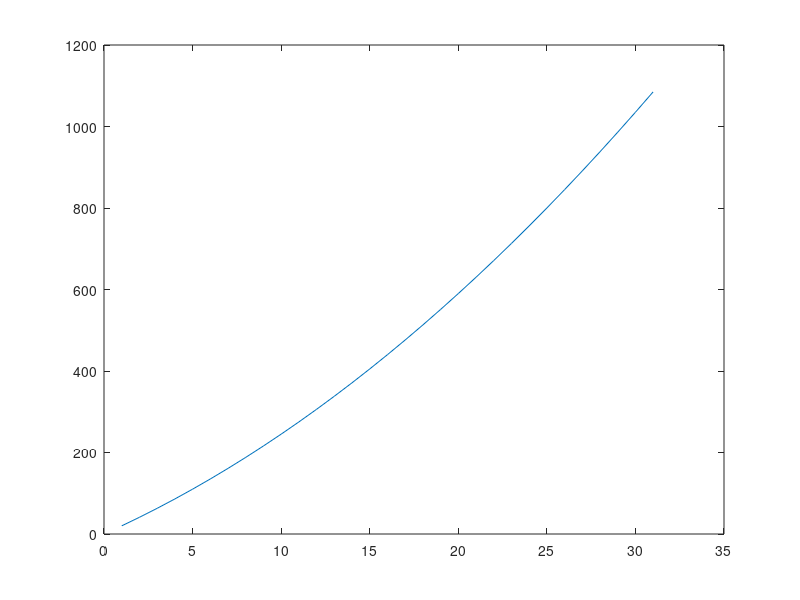

Source code (MATLAB):
a= 20:50;
sum_vec = zeros(1,length(a));
sum_a = 0;
for ii = 1:length(a)
  sum_a = sum_a + a(ii);
  sum_vec(ii) = sum_a;
endfor

figure;
plot(sum_vec)
